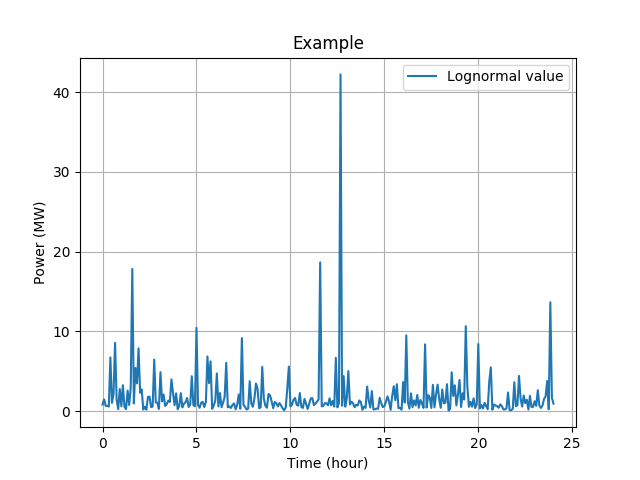

Source code (Python):
""" gldcore/python/link/example.py

This is an example of a main Python module that runs a simulation
and plots the collected data to a PNG file.  This process is completed
in three parts.

Part 1 sets up python to collect data from gridlabd.

Part 2 runs the simulation in the 'example.glm' model file. This model
loads the python module used to handle events in the simulation. It also
sets the variables used to label the plot when it is done.

Part 3 generates a plot with the data generated and collected in Part 1.
"""

import sys
assert(sys.version_info.major>2)
import numpy as np 
import matplotlib.pyplot as plt
import gridlabd

#
# Part 1 - prepare python
#

# setup the result data
gridlabd.result = {}

#
# Part 2 - run the simulation
#

# construct the command line (gridlabd hasn't started yet)
gridlabd.command('example_model.glm')

# start gridlabd and wait for it to complete
gridlabd.start('wait')

#
# Part 3 - plot the results
#

# gather the results collected by on_term
t = np.array(gridlabd.result["t"])
t = t - t[0]
x = np.array(gridlabd.result["x"])

# plot the result
plt.figure()
plt.plot(t/3600.0,x,label=gridlabd.graph_label)
plt.xlabel(gridlabd.graph_xlabel)
plt.ylabel(gridlabd.graph_ylabel)
plt.grid()
plt.legend()
title_name = gridlabd.graph_title
plt.title(title_name)
plt.savefig("example.png")

